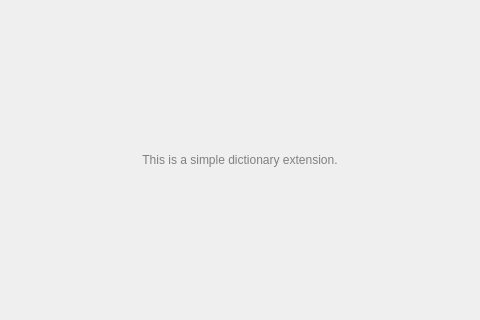
<?xml version="1.0" encoding="UTF-8"?>
<ui version="4.0">
 <class>Dictionary::ConfigWidget</class>
 <widget class="QWidget" name="Dictionary::ConfigWidget">
  <property name="geometry">
   <rect>
    <x>0</x>
    <y>0</y>
    <width>480</width>
    <height>320</height>
   </rect>
  </property>
  <layout class="QVBoxLayout">
   <item>
    <spacer name="verticalSpacer_2">
     <property name="orientation">
      <enum>Qt::Vertical</enum>
     </property>
     <property name="sizeHint" stdset="0">
      <size>
       <width>20</width>
       <height>40</height>
      </size>
     </property>
    </spacer>
   </item>
   <item>
    <widget class="QLabel" name="label">
     <property name="text">
      <string>&lt;html&gt;&lt;head/&gt;&lt;body&gt;&lt;p align=&quot;center&quot;&gt;&lt;span style=&quot; color:#808080;&quot;&gt;This is a simple dictionary extension.&lt;/span&gt;&lt;/p&gt;&lt;/body&gt;&lt;/html&gt;</string>
     </property>
    </widget>
   </item>
   <item>
    <spacer name="verticalSpacer">
     <property name="orientation">
      <enum>Qt::Vertical</enum>
     </property>
     <property name="sizeHint" stdset="0">
      <size>
       <width>20</width>
       <height>40</height>
      </size>
     </property>
    </spacer>
   </item>
  </layout>
 </widget>
 <resources/>
 <connections/>
</ui>
